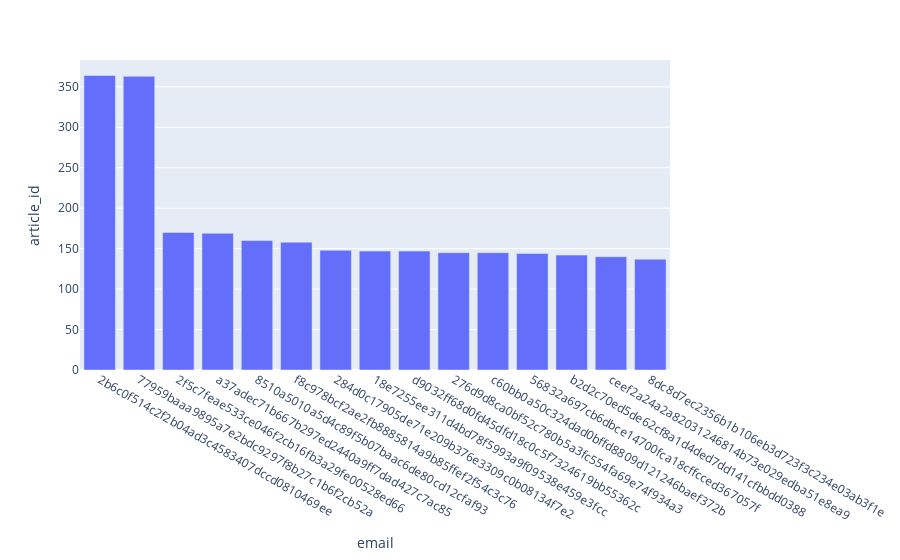

Notebook cell for this chart:
### Code cell
# top 15 users
px.bar(df_users.head(15), x='email', y='article_id')

### Figure 1 — Plotly figure (JSON) as saved in the notebook; plotly's stock layout.template omitted (floating-point values rounded to 4 significant figures)
{"data": [{"alignmentgroup": "True", "hovertemplate": "email=%{x}<br>article_id=%{y}<extra></extra>", "legendgroup": "", "marker": {"color": "#636efa"}, "name": "", "offsetgroup": "", "orientation": "v", "showlegend": false, "textposition": "auto", "type": "bar", "x": ["2b6c0f514c2f2b04ad3c4583407dccd0810469ee", "77959baaa9895a7e2bdc9297f8b27c1b6f2cb52a", "2f5c7feae533ce046f2cb16fb3a29fe00528ed66", "a37adec71b667b297ed2440a9ff7dad427c7ac85", "8510a5010a5d4c89f5b07baac6de80cd12cfaf93", "f8c978bcf2ae2fb8885814a9b85ffef2f54c3c76", "284d0c17905de71e209b376e3309c0b08134f7e2", "18e7255ee311d4bd78f5993a9f09538e459e3fcc", "d9032ff68d0fd45dfd18c0c5f7324619bb55362c", "276d9d8ca0bf52c780b5a3fc554fa69e74f934a3", "c60bb0a50c324dad0bffd8809d121246baef372b", "56832a697cb6dbce14700fca18cffcced367057f", "b2d2c70ed5de62cf8a1d4ded7dd141cfbbdd0388", "ceef2a24a2a82031246814b73e029edba51e8ea9", "8dc8d7ec2356b1b106eb3d723f3c234e03ab3f1e"], "xaxis": "x", "y": [364, 363, 170, 169, 160, 158, 148, 147, 147, 145, 145, 144, 142, 140, 137], "yaxis": "y"}], "layout": {"barmode": "relative", "legend": {"tracegroupgap": 0}, "margin": {"t": 60}, "xaxis": {"anchor": "y", "domain": [0, 1], "title": {"text": "email"}}, "yaxis": {"anchor": "x", "domain": [0, 1], "title": {"text": "article_id"}}}}
